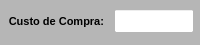
           <widget class="QWidget" name="widget_Compra" native="true">
            <property name="minimumSize">
             <size>
              <width>0</width>
              <height>0</height>
             </size>
            </property>
            <property name="maximumSize">
             <size>
              <width>16777215</width>
              <height>45</height>
             </size>
            </property>
            <property name="styleSheet">
             <string notr="true">background-color: rgb(182, 182, 182);</string>
            </property>
            <layout class="QVBoxLayout" name="verticalLayout_11">
             <property name="spacing">
              <number>1</number>
             </property>
             <property name="leftMargin">
              <number>1</number>
             </property>
             <property name="topMargin">
              <number>1</number>
             </property>
             <property name="rightMargin">
              <number>1</number>
             </property>
             <property name="bottomMargin">
              <number>3</number>
             </property>
             <item>
              <widget class="QWidget" name="widget_Total_Servico_3" native="true">
               <property name="minimumSize">
                <size>
                 <width>0</width>
                 <height>0</height>
                </size>
               </property>
               <property name="maximumSize">
                <size>
                 <width>16777215</width>
                 <height>30</height>
                </size>
               </property>
               <property name="styleSheet">
                <string notr="true"/>
               </property>
               <layout class="QHBoxLayout" name="horizontalLayout_32">
                <property name="spacing">
                 <number>10</number>
                </property>
                <property name="leftMargin">
                 <number>5</number>
                </property>
                <property name="topMargin">
                 <number>3</number>
                </property>
                <property name="rightMargin">
                 <number>5</number>
                </property>
                <property name="bottomMargin">
                 <number>3</number>
                </property>
                <item>
                 <widget class="QLabel" name="label_80">
                  <property name="minimumSize">
                   <size>
                    <width>0</width>
                    <height>0</height>
                   </size>
                  </property>
                  <property name="maximumSize">
                   <size>
                    <width>16777215</width>
                    <height>16777215</height>
                   </size>
                  </property>
                  <property name="font">
                   <font>
                    <pointsize>8</pointsize>
                    <weight>75</weight>
                    <bold>true</bold>
                   </font>
                  </property>
                  <property name="text">
                   <string>Custo de Compra:</string>
                  </property>
                  <property name="alignment">
                   <set>Qt::AlignRight|Qt::AlignTrailing|Qt::AlignVCenter</set>
                  </property>
                 </widget>
                </item>
                <item>
                 <widget class="QLineEdit" name="line_Custo_Compra">
                  <property name="sizePolicy">
                   <sizepolicy hsizetype="Preferred" vsizetype="Preferred">
                    <horstretch>0</horstretch>
                    <verstretch>0</verstretch>
                   </sizepolicy>
                  </property>
                  <property name="minimumSize">
                   <size>
                    <width>0</width>
                    <height>0</height>
                   </size>
                  </property>
                  <property name="maximumSize">
                   <size>
                    <width>80</width>
                    <height>16777215</height>
                   </size>
                  </property>
                  <property name="font">
                   <font>
                    <pointsize>8</pointsize>
                   </font>
                  </property>
                  <property name="styleSheet">
                   <string notr="true">background-color: rgb(255, 255, 255);</string>
                  </property>
                  <property name="alignment">
                   <set>Qt::AlignCenter</set>
                  </property>
                  <property name="placeholderText">
                   <string/>
                  </property>
                 </widget>
                </item>
               </layout>
              </widget>
             </item>
            </layout>
           </widget>
